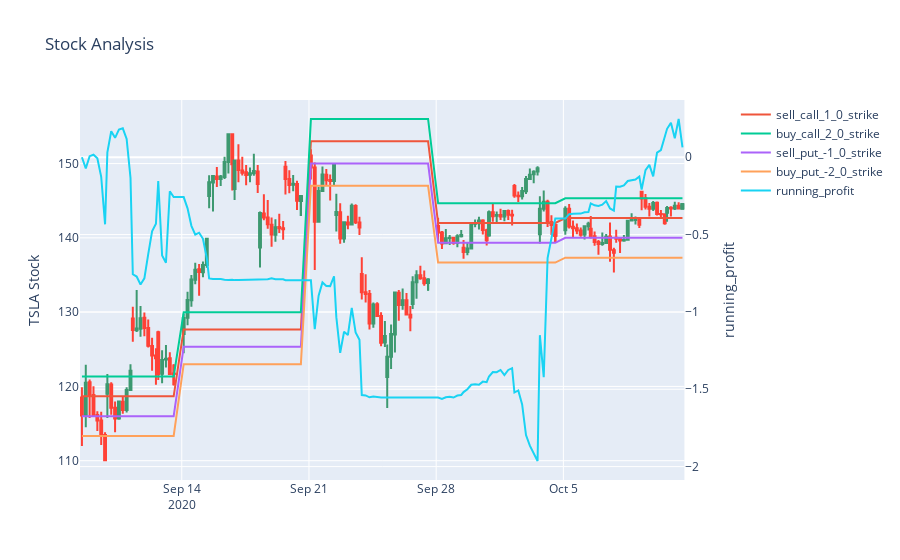
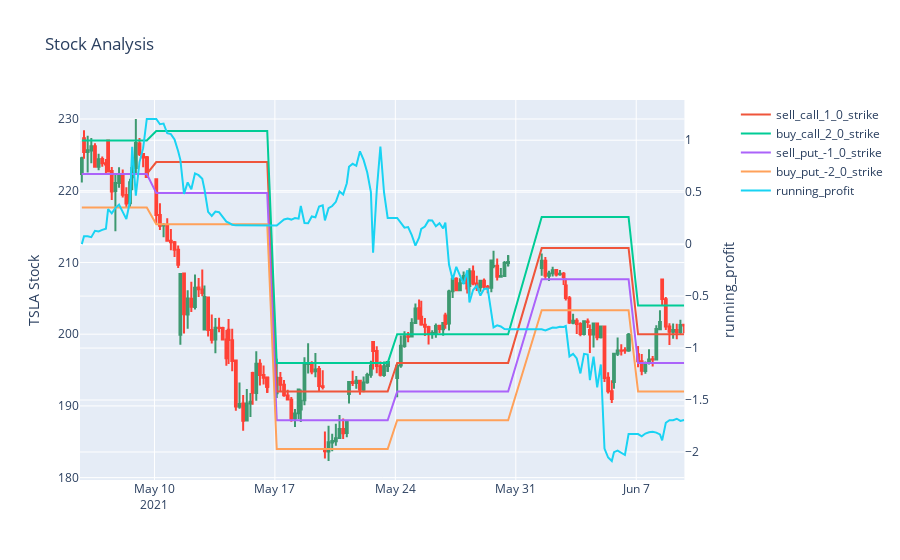

These figures' notebook cell, in order:
### Code cell
# for offsets in [[1,2], [2,3], [4,5], [8,9], [16,17], [32,33]]:
for offsets in [[1,2], [4,5]]: #, [8,9], [16,17], [32,33]]:
    show_expectation(offsets[0], offsets[1], None, num_test=5)

### Figure 1 — Plotly figure (JSON) as saved in the notebook; plotly's stock layout.template omitted (floating-point values rounded to 4 significant figures; data arrays with more than 128 entries replaced by an {"elided": "..."} marker saying what was removed)
{"data": [{"close": {"elided": "168 float values"}, "high": {"elided": "168 float values"}, "low": {"elided": "168 float values"}, "open": {"elided": "168 float values"}, "showlegend": false, "type": "candlestick", "x": {"elided": "168 str values"}, "xaxis": "x", "yaxis": "y"}, {"name": "sell_call_1_0_strike", "type": "scatter", "x": {"elided": "168 str values"}, "y": {"elided": "168 float values"}}, {"name": "buy_call_2_0_strike", "type": "scatter", "x": {"elided": "168 str values"}, "y": {"elided": "168 float values"}}, {"name": "sell_put_-1_0_strike", "type": "scatter", "x": {"elided": "168 str values"}, "y": {"elided": "168 float values"}}, {"name": "buy_put_-2_0_strike", "type": "scatter", "x": {"elided": "168 str values"}, "y": {"elided": "168 float values"}}, {"name": "running_profit", "type": "scatter", "x": {"elided": "168 str values"}, "xaxis": "x", "y": {"elided": "168 float values"}, "yaxis": "y2"}], "layout": {"title": {"text": "Stock Analysis"}, "xaxis": {"anchor": "y", "domain": [0, 0.94], "rangebreaks": [{"bounds": ["sat", "mon"]}, {"bounds": [16.1, 9.5], "pattern": "hour"}], "rangeslider": {"visible": false}}, "yaxis": {"anchor": "x", "domain": [0, 1], "title": {"text": "TSLA Stock"}}, "yaxis2": {"anchor": "x", "overlaying": "y", "side": "right", "title": {"text": "running_profit"}}}}

### Figure 2 — Plotly figure (JSON) as saved in the notebook; plotly's stock layout.template omitted (floating-point values rounded to 4 significant figures; data arrays with more than 128 entries replaced by an {"elided": "..."} marker saying what was removed)
{"data": [{"close": {"elided": "169 float values"}, "high": {"elided": "169 float values"}, "low": {"elided": "169 float values"}, "open": {"elided": "169 float values"}, "showlegend": false, "type": "candlestick", "x": {"elided": "169 str values"}, "xaxis": "x", "yaxis": "y"}, {"name": "sell_call_1_0_strike", "type": "scatter", "x": {"elided": "169 str values"}, "y": {"elided": "169 float values"}}, {"name": "buy_call_2_0_strike", "type": "scatter", "x": {"elided": "169 str values"}, "y": {"elided": "169 float values"}}, {"name": "sell_put_-1_0_strike", "type": "scatter", "x": {"elided": "169 str values"}, "y": {"elided": "169 float values"}}, {"name": "buy_put_-2_0_strike", "type": "scatter", "x": {"elided": "169 str values"}, "y": {"elided": "169 float values"}}, {"name": "running_profit", "type": "scatter", "x": {"elided": "169 str values"}, "xaxis": "x", "y": {"elided": "169 float values"}, "yaxis": "y2"}], "layout": {"title": {"text": "Stock Analysis"}, "xaxis": {"anchor": "y", "domain": [0, 0.94], "rangebreaks": [{"bounds": ["sat", "mon"]}, {"bounds": [16.1, 9.5], "pattern": "hour"}], "rangeslider": {"visible": false}}, "yaxis": {"anchor": "x", "domain": [0, 1], "title": {"text": "TSLA Stock"}}, "yaxis2": {"anchor": "x", "overlaying": "y", "side": "right", "title": {"text": "running_profit"}}}}
